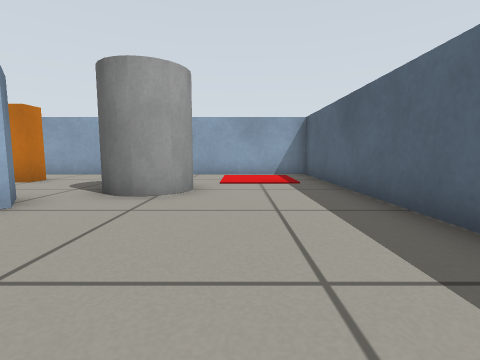
view 1 (above)

16 first-person views from a walk through a world built for the Gazebo simulator. The camera is 0.39 m above the floor, tilts 6° down and sees 85° across. The floor is counted in squares, 0.5 m on a side. Each view is taken from the middle of a square. On the plan, view 1 faces up. The plan holds only what a view shows up to about 10 squares ahead; the rest is blank.

view 2
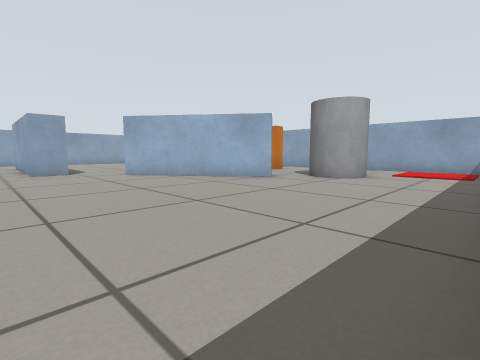

view 3
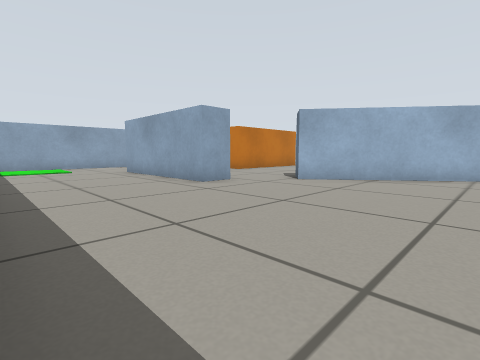

view 4
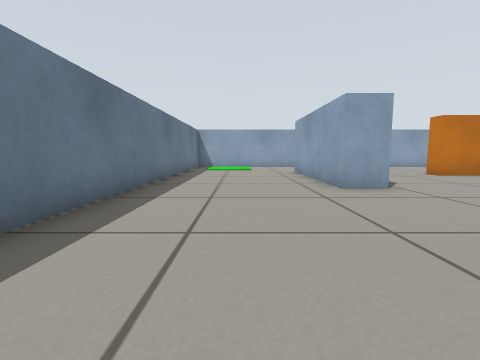

view 5
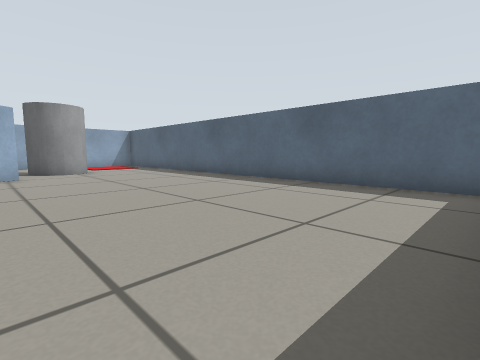

view 6
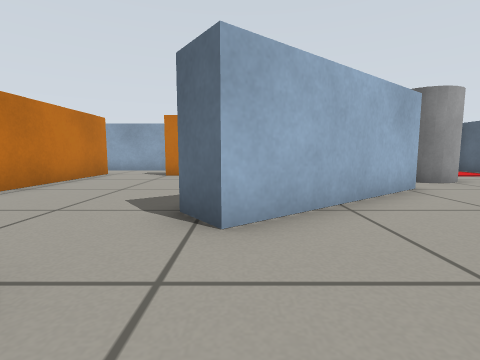

view 7
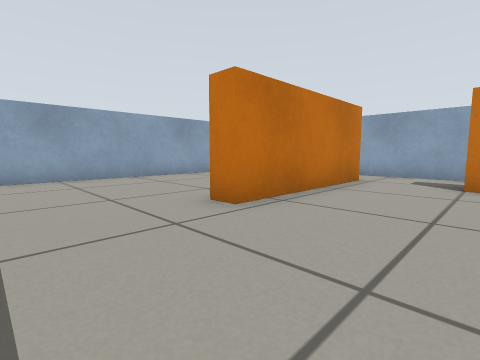

view 8
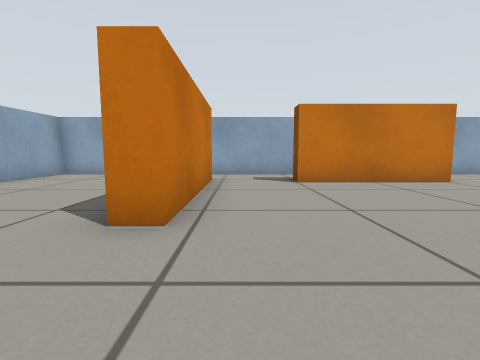

view 9
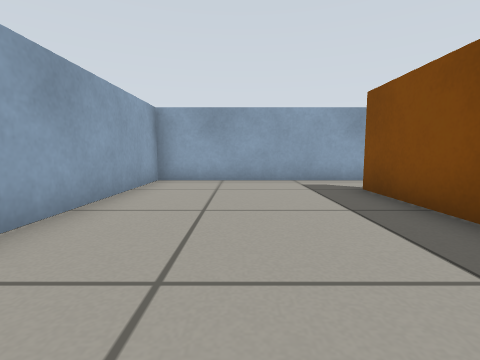

view 10
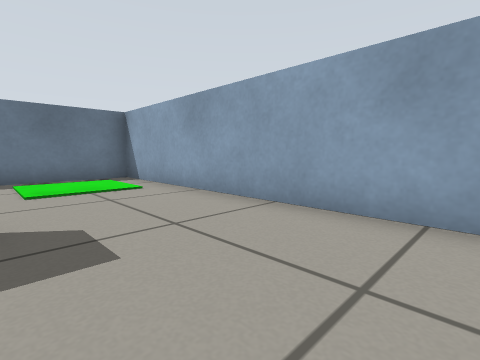

view 11
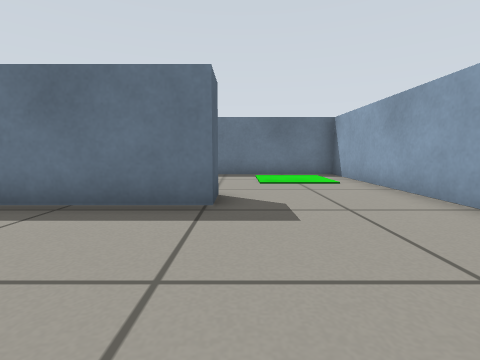

view 12
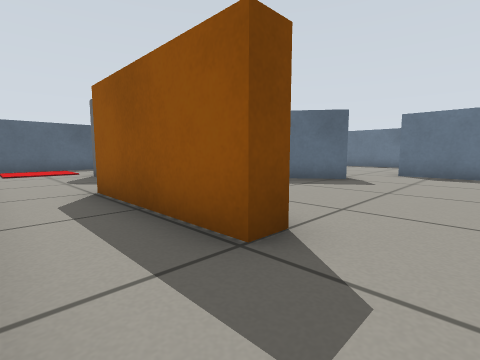

view 13
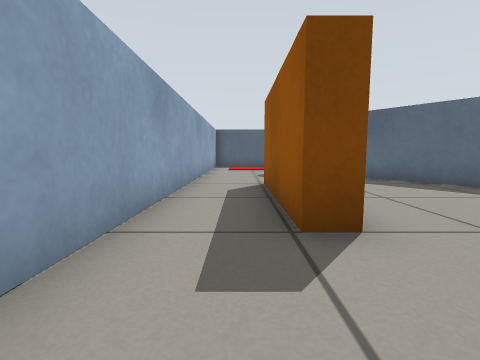

view 14
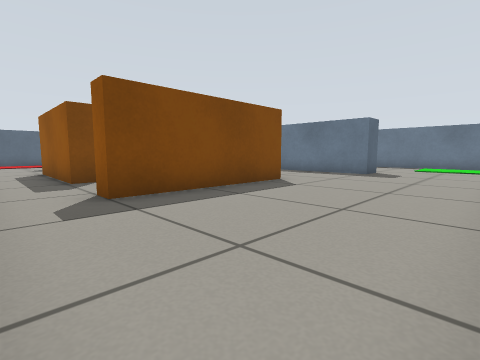

view 15
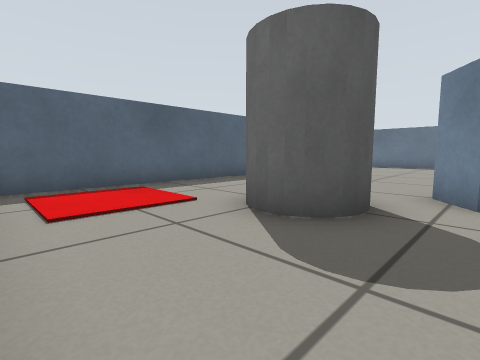

view 16
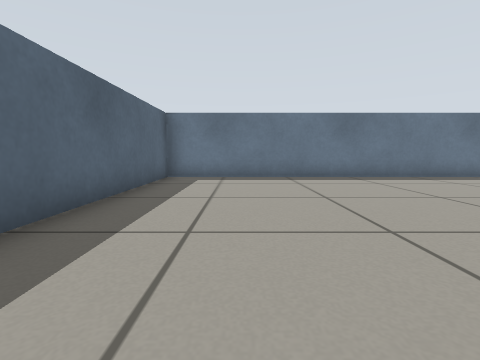

### Floor plan
Points are (right, up) in squares from view 1. A wall is a line through its corners. A room is listed if a view was taken in it or the views show most of it. See-through windows are left out.
Room 1 (views 1, 2, 3, 4, 5, 6, 7, 8, 9, 10, 11, 12, 13, 14, 15, 16)
walls: (-7.8, 1.4) (-3.8, 4.4) (-3.2, 3.6) (-7.2, 0.6) (-7.8, 1.4); (-13.6, -1.9) (-13.6, -0.8) (-8.6, -0.8) (-8.6, -1.8) (-13.1, -1.8); (-17.3, 9.3) (-17.3, -6.3) (2.3, -6.3) (2.3, 9.3) (-17.3, 9.3)
objects: orange box (-12, 3) to (-12, 7); orange box (-9, 7) to (-6, 7); grey cylinder (-3, 5) to (-1, 6)

Positions as (right, up) in squares from view 1, and headings:
1: (0, 0), facing up
2: (2, -3), facing up-left
3: (-3, -6), facing up-left
4: (-3, -4), facing left
5: (-4, -6), facing up-right
6: (-7, -2), facing up
7: (-9, 0), facing up-left
8: (-11, 0), facing up
9: (-15, 2), facing up
10: (-14, 2), facing down-left
11: (-14, 3), facing down
12: (-11, 9), facing down-right
13: (-12, 8), facing right
14: (-17, 9), facing down-right
15: (-4, 9), facing down-right
16: (0, 2), facing down
